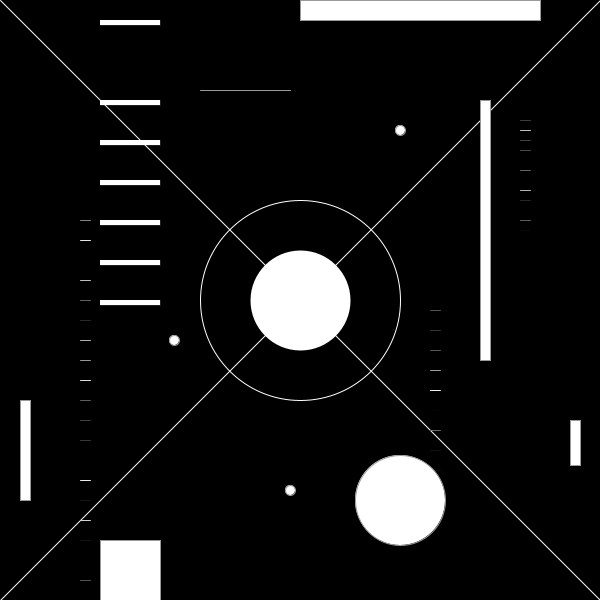
Frame 1 (no input)
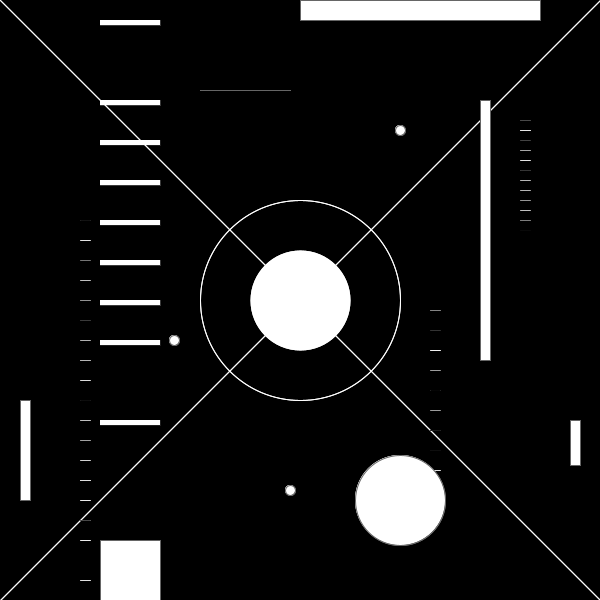
Frame 2 (the mouse pressed at the canvas centre, redrawn once)

The Processing sketch that drew these frames (run headless with seeded random() and noise(); the mouse was pressed at the canvas centre and the sketch redrawn once):

// Processing sketch: sketch_151201a
// ── sketch_151201a.pde
void setup() {
  size(600, 600);
  noLoop();
  background(0, 0, 0);
}

void draw() {

  smooth();
  overlay();
  barSequence(100, 10, 60, 5, 8, 20);

  // lineSequence(int x1, int y1, int x2, int y2, int stepNum, int stepSpace)
  lineSequence(430, 310, 440, 310, 10, 20);
  lineSequence(520, 120, 530, 120, 10, 10);
  lineSequence(80, 220, 90, 220, 40, 20);


  // shapes
  fill(255, 255, 255);
  rect(20, 400, 10, 100);
  rect(480, 100, 10, 260);
  rect(100, 540, 60, 60);
  rect(300, 0, 240, 20);
  ellipse(400, 130, 10, 10);
  ellipse(174, 340, 10, 10);
  ellipse(290, 490, 10, 10);
  rect(570, 420, 10, 45);
  ellipse(400, 500 ,90, 90);
  line(200, 90, 290, 90);
}

// Functions
void overlay() {
  stroke(255);
  line(0,0,width,height);
  line(600, 0, 0, 600);
  fill(0, 0, 0, 0);
  ellipse(width/2, height/2, 200, 200);
  fill(255);
  strokeWeight(20);
  ellipse(width/2, height/2, 80, 80);
}


/* Create a sequence of rectangles that skips a step based on a random number */
void barSequence(int x, int y, int w, int h, int stepNum, int stepSpace) {
  strokeWeight(0);
  for (int i=1; i<stepNum; i++) {

  int rand = int(random(3));
   rect(x, y + y, w, h);

   if (rand == 1) {
     y += stepSpace + stepSpace;
   } else {
     y += stepSpace;
   }
   println(rand);
  }
}

// Creqte a sequence of lines that skips a step based on a random number
void lineSequence(int x1, int y1, int x2, int y2, int stepNum, int stepSpace) {
  strokeWeight(1);
  for (int i=1; i<stepNum; i++) {
    int rand = int(random(3));
    stroke(int(random(255)));
    line(x1, y1, x2, y2);

    if(rand == 2) {
      y1+=stepSpace + stepSpace;
      y2+=stepSpace + stepSpace;
    } else {
      y1+=stepSpace;
      y2+=stepSpace;
    }
  }
}
